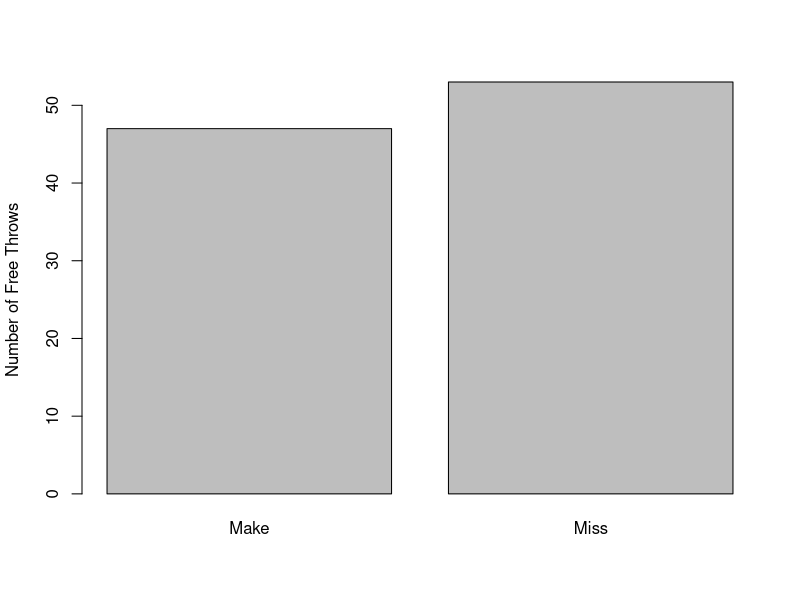

This figure's R source:
#R Code 
# Free Throws
outcomes = c("Make", "Miss")
sim_basket = sample(outcomes, size=100, replace=T, prob=c(0.5, 0.55))

sim_basket
table(sim_basket)
sim_table = table(sim_basket)
barplot(sim_table, ylab="Number of Free Throws")
